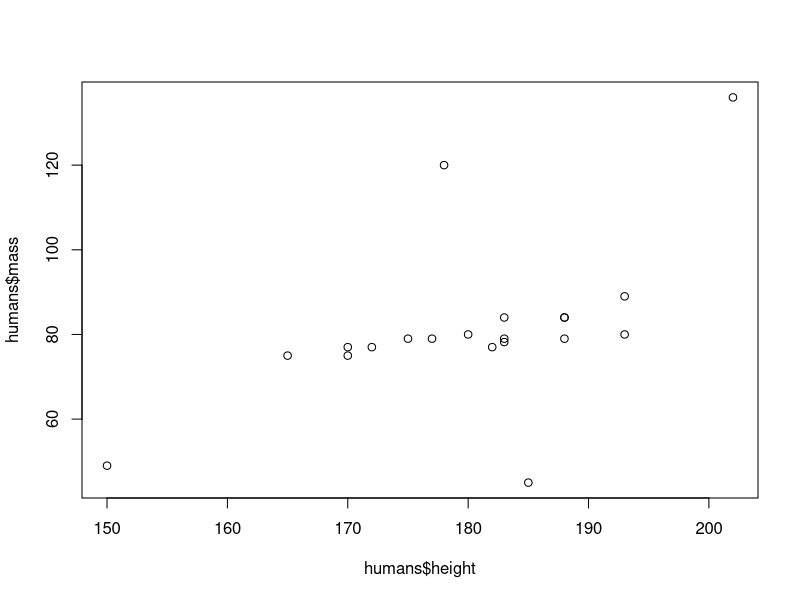
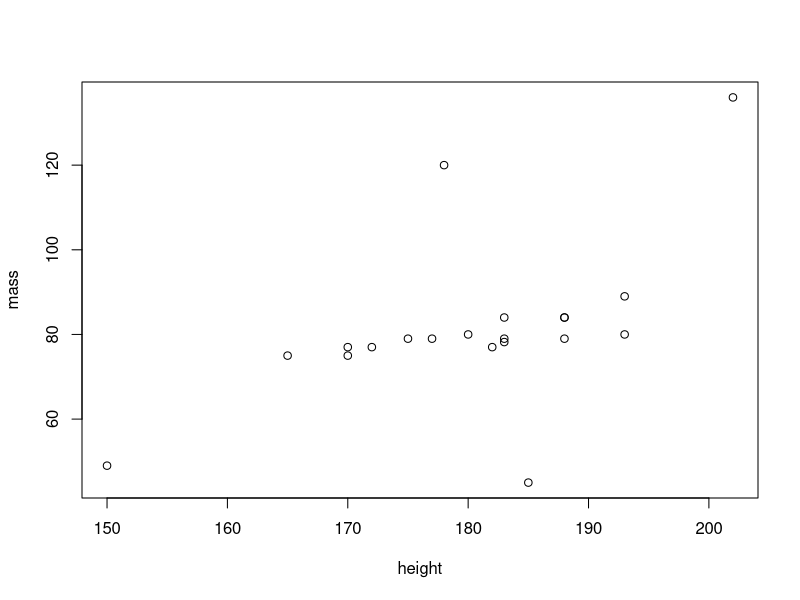
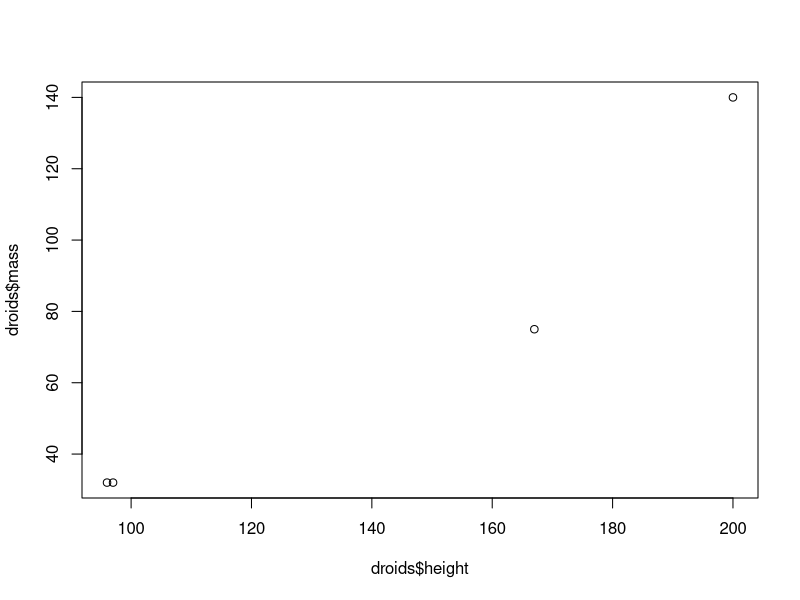
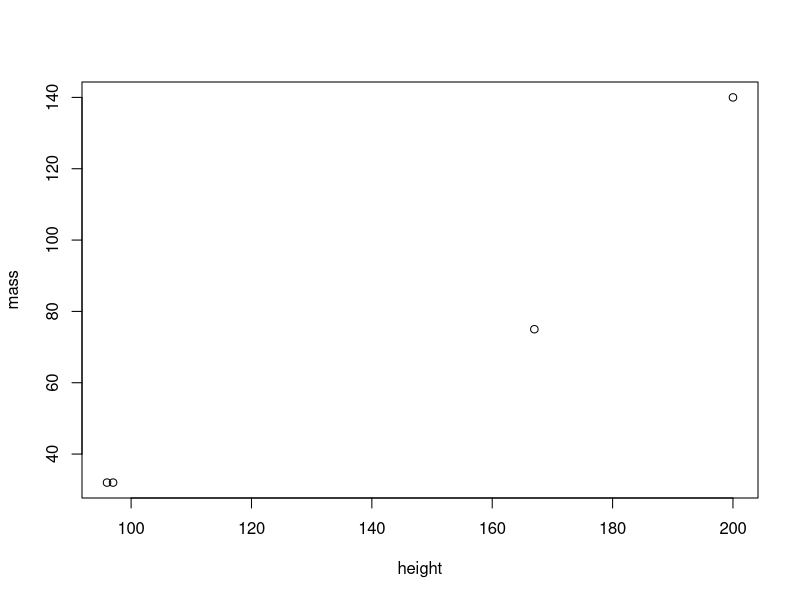

Reproduce these figures in R, in order.
## ---- chunk 1
library(tidyverse)
## ---- chunk 2
glimpse(starwars)
view(starwars)
## ---- chunk 3
humans <- starwars %>% filter(species == "Human")
plot(humans$height, humans$mass)

starwars %>% filter(species == "Human") %>% plot(mass ~ height, data = .)

## ---- chunk 4

droids <- starwars %>% filter(species == "Droid")
plot(droids$height, droids$mass)

starwars %>% filter(species == "Droid") %>% plot(mass ~ height, data = .)

## ---- chunk 5

starwars %>% count(homeworld)


## ---- chunk 6


starwars %>% count(homeworld) %>% arrange(desc(n))

## ---- chunk 7

starwars %>% group_by(eye_color) %>% 
  summarize(avg_height = mean(height))

## ---- chunk 8


starwars %>% group_by(eye_color = "brown") %>% 
  summarize(avg_height = mean(height, is.na = T))



## ---- chunk 9
starwars %>% group_by(eye_color) %>% 
  summarize(avg_height = mean(height, na.rm = T))

## ---- chunk 10

starwars %>% group_by(sex = "male") %>% 
  arrange(desc(height))


starwars %>% select(name, sex, eye_color) %>% 
    filter(sex == "female", eye_color == "blue") %>% 
  count(sex == "female", eye_color == "blue")

starwars %>% count(gender)

## ---- chunk 11

#Who is the oldest? 

starwars %>% select(name, species, birth_year) %>% 
  arrange(desc(birth_year)) %>% 
  head(1)

#Who is the shortest droid?

starwars %>% filter(species == "Droid") %>% 
  arrange(height, na.rm = T) %>%
  head(1)


